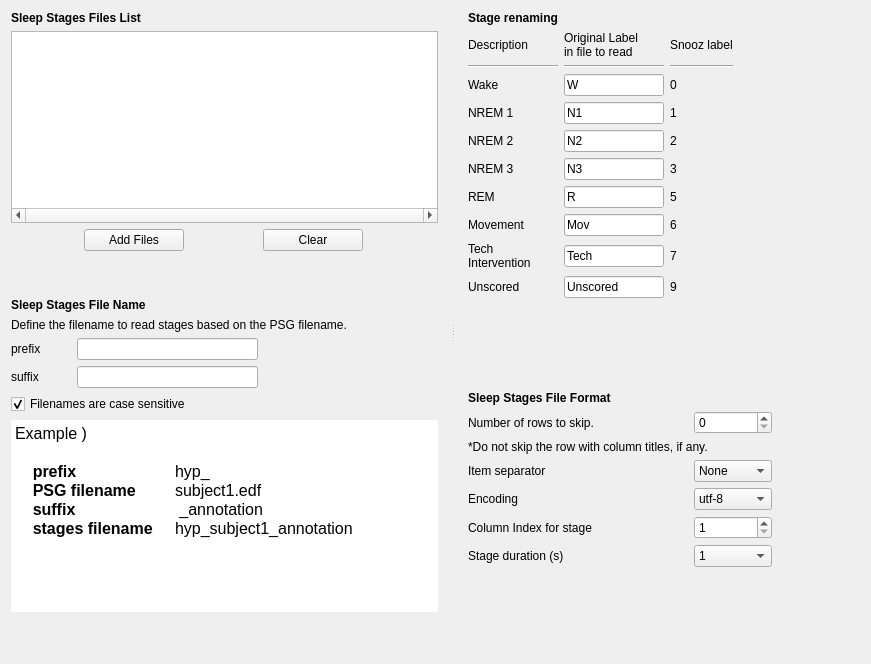
<?xml version="1.0" encoding="UTF-8"?>
<ui version="4.0">
 <class>SleepStagesImporterSettingsView</class>
 <widget class="QWidget" name="SleepStagesImporterSettingsView">
  <property name="geometry">
   <rect>
    <x>0</x>
    <y>0</y>
    <width>871</width>
    <height>664</height>
   </rect>
  </property>
  <property name="windowTitle">
   <string>Form</string>
  </property>
  <layout class="QHBoxLayout" name="horizontalLayout_2">
   <item>
    <widget class="QSplitter" name="splitter">
     <property name="orientation">
      <enum>Qt::Orientation::Horizontal</enum>
     </property>
     <property name="handleWidth">
      <number>30</number>
     </property>
     <widget class="QWidget" name="layoutWidget">
      <layout class="QVBoxLayout" name="verticalLayout_5">
       <item>
        <layout class="QVBoxLayout" name="verticalLayout_3">
         <item>
          <widget class="QLabel" name="label_5">
           <property name="text">
            <string>&lt;html&gt;&lt;head/&gt;&lt;body&gt;&lt;p&gt;&lt;span style=&quot; font-weight:600;&quot;&gt;Sleep Stages Files List&lt;/span&gt;&lt;/p&gt;&lt;/body&gt;&lt;/html&gt;</string>
           </property>
          </widget>
         </item>
         <item>
          <widget class="QTableWidget" name="tableWidget_files">
           <property name="horizontalScrollBarPolicy">
            <enum>Qt::ScrollBarPolicy::ScrollBarAlwaysOn</enum>
           </property>
           <property name="editTriggers">
            <set>QAbstractItemView::EditTrigger::NoEditTriggers</set>
           </property>
          </widget>
         </item>
         <item>
          <layout class="QHBoxLayout" name="horizontalLayout">
           <item>
            <widget class="QPushButton" name="pushButton_choose">
             <property name="maximumSize">
              <size>
               <width>100</width>
               <height>16777215</height>
              </size>
             </property>
             <property name="text">
              <string>Add Files</string>
             </property>
            </widget>
           </item>
           <item>
            <widget class="QPushButton" name="pushButton_clear">
             <property name="maximumSize">
              <size>
               <width>100</width>
               <height>16777215</height>
              </size>
             </property>
             <property name="text">
              <string>Clear</string>
             </property>
            </widget>
           </item>
          </layout>
         </item>
        </layout>
       </item>
       <item>
        <spacer name="verticalSpacer_5">
         <property name="orientation">
          <enum>Qt::Orientation::Vertical</enum>
         </property>
         <property name="sizeType">
          <enum>QSizePolicy::Policy::MinimumExpanding</enum>
         </property>
         <property name="sizeHint" stdset="0">
          <size>
           <width>250</width>
           <height>13</height>
          </size>
         </property>
        </spacer>
       </item>
       <item>
        <layout class="QVBoxLayout" name="verticalLayout">
         <item>
          <widget class="QLabel" name="label_16">
           <property name="text">
            <string>&lt;html&gt;&lt;head/&gt;&lt;body&gt;&lt;p&gt;&lt;span style=&quot; font-weight:600;&quot;&gt;Sleep Stages File Name&lt;/span&gt;&lt;/p&gt;&lt;/body&gt;&lt;/html&gt;</string>
           </property>
          </widget>
         </item>
         <item>
          <widget class="QLabel" name="label_17">
           <property name="text">
            <string>Define the filename to read stages based on the PSG filename.</string>
           </property>
          </widget>
         </item>
         <item>
          <layout class="QGridLayout" name="gridLayout_3">
           <item row="0" column="1">
            <widget class="QLineEdit" name="lineEdit_prefix">
             <property name="toolTip">
              <string/>
             </property>
            </widget>
           </item>
           <item row="0" column="2">
            <spacer name="horizontalSpacer_3">
             <property name="orientation">
              <enum>Qt::Orientation::Horizontal</enum>
             </property>
             <property name="sizeHint" stdset="0">
              <size>
               <width>40</width>
               <height>20</height>
              </size>
             </property>
            </spacer>
           </item>
           <item row="0" column="0">
            <widget class="QLabel" name="label_18">
             <property name="minimumSize">
              <size>
               <width>60</width>
               <height>0</height>
              </size>
             </property>
             <property name="toolTip">
              <string>Optionally, define the prefix to insert before the PSG filename to identify the stages filename.</string>
             </property>
             <property name="text">
              <string>prefix</string>
             </property>
            </widget>
           </item>
           <item row="1" column="0">
            <widget class="QLabel" name="label_19">
             <property name="minimumSize">
              <size>
               <width>60</width>
               <height>0</height>
              </size>
             </property>
             <property name="toolTip">
              <string>Optionally, define the suffix to append to the PSG filename to identify the stages filename.</string>
             </property>
             <property name="text">
              <string>suffix</string>
             </property>
            </widget>
           </item>
           <item row="1" column="1">
            <widget class="QLineEdit" name="lineEdit_suffix">
             <property name="toolTip">
              <string/>
             </property>
            </widget>
           </item>
          </layout>
         </item>
         <item>
          <widget class="QCheckBox" name="checkBox_case_sensitive">
           <property name="toolTip">
            <string>Uncheck if the sleep stage filename has a different case than the EDF filename.</string>
           </property>
           <property name="text">
            <string>Filenames are case sensitive</string>
           </property>
           <property name="checked">
            <bool>true</bool>
           </property>
          </widget>
         </item>
         <item>
          <widget class="QTextEdit" name="textEdit">
           <property name="frameShape">
            <enum>QFrame::Shape::NoFrame</enum>
           </property>
           <property name="readOnly">
            <bool>true</bool>
           </property>
           <property name="html">
            <string>&lt;!DOCTYPE HTML PUBLIC &quot;-//W3C//DTD HTML 4.0//EN&quot; &quot;http://www.w3.org/TR/REC-html40/strict.dtd&quot;&gt;
&lt;html&gt;&lt;head&gt;&lt;meta name=&quot;qrichtext&quot; content=&quot;1&quot; /&gt;&lt;meta charset=&quot;utf-8&quot; /&gt;&lt;style type=&quot;text/css&quot;&gt;
p, li { white-space: pre-wrap; }
hr { height: 1px; border-width: 0; }
li.unchecked::marker { content: &quot;\2610&quot;; }
li.checked::marker { content: &quot;\2612&quot;; }
&lt;/style&gt;&lt;/head&gt;&lt;body style=&quot; font-size:12pt; font-weight:400; font-style:normal;&quot;&gt;
&lt;p style=&quot; margin-top:0px; margin-bottom:0px; margin-left:0px; margin-right:0px; -qt-block-indent:0; text-indent:0px;&quot;&gt;Example )&lt;/p&gt;
&lt;p style=&quot;-qt-paragraph-type:empty; margin-top:0px; margin-bottom:0px; margin-left:0px; margin-right:0px; -qt-block-indent:0; text-indent:0px;&quot;&gt;&lt;br /&gt;&lt;/p&gt;
&lt;p style=&quot; margin-top:0px; margin-bottom:0px; margin-left:0px; margin-right:0px; -qt-block-indent:0; text-indent:0px;&quot;&gt;    &lt;span style=&quot; font-weight:600;&quot;&gt;prefix		&lt;/span&gt;hyp_&lt;/p&gt;
&lt;p style=&quot; margin-top:0px; margin-bottom:0px; margin-left:0px; margin-right:0px; -qt-block-indent:0; text-indent:0px;&quot;&gt;    &lt;span style=&quot; font-weight:600;&quot;&gt;PSG filename	&lt;/span&gt;subject1.edf&lt;/p&gt;
&lt;p style=&quot; margin-top:0px; margin-bottom:0px; margin-left:0px; margin-right:0px; -qt-block-indent:0; text-indent:0px;&quot;&gt;    &lt;span style=&quot; font-weight:600;&quot;&gt;suffix		&lt;/span&gt; _annotation&lt;/p&gt;
&lt;p style=&quot; margin-top:0px; margin-bottom:0px; margin-left:0px; margin-right:0px; -qt-block-indent:0; text-indent:0px;&quot;&gt;    &lt;span style=&quot; font-weight:600;&quot;&gt;stages filename	&lt;/span&gt;hyp_subject1_annotation&lt;/p&gt;
&lt;p style=&quot;-qt-paragraph-type:empty; margin-top:0px; margin-bottom:0px; margin-left:0px; margin-right:0px; -qt-block-indent:0; text-indent:0px;&quot;&gt;&lt;br /&gt;&lt;/p&gt;&lt;/body&gt;&lt;/html&gt;</string>
           </property>
          </widget>
         </item>
        </layout>
       </item>
       <item>
        <spacer name="verticalSpacer">
         <property name="orientation">
          <enum>Qt::Orientation::Vertical</enum>
         </property>
         <property name="sizeType">
          <enum>QSizePolicy::Policy::MinimumExpanding</enum>
         </property>
         <property name="sizeHint" stdset="0">
          <size>
           <width>20</width>
           <height>40</height>
          </size>
         </property>
        </spacer>
       </item>
      </layout>
     </widget>
     <widget class="QWidget" name="layoutWidget">
      <layout class="QVBoxLayout" name="verticalLayout_6">
       <item>
        <layout class="QVBoxLayout" name="verticalLayout_4">
         <item>
          <layout class="QVBoxLayout" name="verticalLayout_2">
           <item>
            <widget class="QLabel" name="label_4">
             <property name="text">
              <string>&lt;html&gt;&lt;head/&gt;&lt;body&gt;&lt;p&gt;&lt;span style=&quot; font-weight:600;&quot;&gt;Stage renaming&lt;/span&gt;&lt;/p&gt;&lt;/body&gt;&lt;/html&gt;</string>
             </property>
            </widget>
           </item>
           <item>
            <layout class="QGridLayout" name="gridLayout_2">
             <item row="5" column="1">
              <widget class="QLineEdit" name="lineEdit_ori_3">
               <property name="maximumSize">
                <size>
                 <width>100</width>
                 <height>16777215</height>
                </size>
               </property>
               <property name="text">
                <string>N3</string>
               </property>
              </widget>
             </item>
             <item row="7" column="3">
              <widget class="QLabel" name="label_10">
               <property name="text">
                <string>6</string>
               </property>
              </widget>
             </item>
             <item row="5" column="0">
              <widget class="QLabel" name="label_37">
               <property name="text">
                <string>NREM 3</string>
               </property>
              </widget>
             </item>
             <item row="6" column="1">
              <widget class="QLineEdit" name="lineEdit_ori_5">
               <property name="maximumSize">
                <size>
                 <width>100</width>
                 <height>16777215</height>
                </size>
               </property>
               <property name="text">
                <string>R</string>
               </property>
              </widget>
             </item>
             <item row="2" column="3">
              <widget class="QLabel" name="label_0">
               <property name="maximumSize">
                <size>
                 <width>80</width>
                 <height>16777215</height>
                </size>
               </property>
               <property name="text">
                <string>0</string>
               </property>
              </widget>
             </item>
             <item row="3" column="4">
              <spacer name="horizontalSpacer">
               <property name="orientation">
                <enum>Qt::Orientation::Horizontal</enum>
               </property>
               <property name="sizeHint" stdset="0">
                <size>
                 <width>5</width>
                 <height>20</height>
                </size>
               </property>
              </spacer>
             </item>
             <item row="9" column="0">
              <widget class="QLabel" name="label_42">
               <property name="text">
                <string>Unscored</string>
               </property>
              </widget>
             </item>
             <item row="8" column="3">
              <widget class="QLabel" name="label_11">
               <property name="text">
                <string>7</string>
               </property>
              </widget>
             </item>
             <item row="4" column="3">
              <widget class="QLabel" name="label_6">
               <property name="text">
                <string>2</string>
               </property>
              </widget>
             </item>
             <item row="2" column="0">
              <widget class="QLabel" name="label_34">
               <property name="text">
                <string>Wake</string>
               </property>
              </widget>
             </item>
             <item row="9" column="1">
              <widget class="QLineEdit" name="lineEdit_ori_9">
               <property name="maximumSize">
                <size>
                 <width>100</width>
                 <height>16777215</height>
                </size>
               </property>
               <property name="text">
                <string>Unscored</string>
               </property>
              </widget>
             </item>
             <item row="1" column="0">
              <widget class="Line" name="line_2">
               <property name="orientation">
                <enum>Qt::Orientation::Horizontal</enum>
               </property>
              </widget>
             </item>
             <item row="3" column="0">
              <widget class="QLabel" name="label_35">
               <property name="text">
                <string>NREM 1</string>
               </property>
              </widget>
             </item>
             <item row="0" column="0">
              <widget class="QLabel" name="label_9">
               <property name="font">
                <font>
                 <italic>false</italic>
                 <bold>false</bold>
                </font>
               </property>
               <property name="text">
                <string>Description</string>
               </property>
               <property name="alignment">
                <set>Qt::AlignmentFlag::AlignLeading|Qt::AlignmentFlag::AlignLeft|Qt::AlignmentFlag::AlignVCenter</set>
               </property>
              </widget>
             </item>
             <item row="0" column="1">
              <widget class="QLabel" name="label_43">
               <property name="maximumSize">
                <size>
                 <width>110</width>
                 <height>16777215</height>
                </size>
               </property>
               <property name="font">
                <font>
                 <italic>false</italic>
                 <bold>false</bold>
                </font>
               </property>
               <property name="text">
                <string>Original Label
in file to read</string>
               </property>
              </widget>
             </item>
             <item row="8" column="1">
              <widget class="QLineEdit" name="lineEdit_ori_7">
               <property name="maximumSize">
                <size>
                 <width>100</width>
                 <height>16777215</height>
                </size>
               </property>
               <property name="toolTip">
                <string/>
               </property>
               <property name="text">
                <string>Tech</string>
               </property>
              </widget>
             </item>
             <item row="7" column="1">
              <widget class="QLineEdit" name="lineEdit_ori_6">
               <property name="maximumSize">
                <size>
                 <width>100</width>
                 <height>16777215</height>
                </size>
               </property>
               <property name="toolTip">
                <string/>
               </property>
               <property name="text">
                <string>Mov</string>
               </property>
              </widget>
             </item>
             <item row="7" column="0">
              <widget class="QLabel" name="label_40">
               <property name="minimumSize">
                <size>
                 <width>20</width>
                 <height>0</height>
                </size>
               </property>
               <property name="maximumSize">
                <size>
                 <width>100</width>
                 <height>16777215</height>
                </size>
               </property>
               <property name="toolTip">
                <string>Let the default label when not applicable.</string>
               </property>
               <property name="text">
                <string>Movement     </string>
               </property>
              </widget>
             </item>
             <item row="3" column="1">
              <widget class="QLineEdit" name="lineEdit_ori_1">
               <property name="maximumSize">
                <size>
                 <width>100</width>
                 <height>16777215</height>
                </size>
               </property>
               <property name="text">
                <string>N1</string>
               </property>
              </widget>
             </item>
             <item row="3" column="3">
              <widget class="QLabel" name="label_1">
               <property name="text">
                <string>1</string>
               </property>
              </widget>
             </item>
             <item row="5" column="3">
              <widget class="QLabel" name="label_7">
               <property name="text">
                <string>3</string>
               </property>
              </widget>
             </item>
             <item row="2" column="1">
              <widget class="QLineEdit" name="lineEdit_ori_0">
               <property name="maximumSize">
                <size>
                 <width>100</width>
                 <height>16777215</height>
                </size>
               </property>
               <property name="text">
                <string>W</string>
               </property>
              </widget>
             </item>
             <item row="4" column="1">
              <widget class="QLineEdit" name="lineEdit_ori_2">
               <property name="maximumSize">
                <size>
                 <width>100</width>
                 <height>16777215</height>
                </size>
               </property>
               <property name="text">
                <string>N2</string>
               </property>
              </widget>
             </item>
             <item row="0" column="3">
              <widget class="QLabel" name="label_46">
               <property name="font">
                <font>
                 <italic>false</italic>
                 <bold>false</bold>
                </font>
               </property>
               <property name="text">
                <string>Snooz label</string>
               </property>
              </widget>
             </item>
             <item row="1" column="3">
              <widget class="Line" name="line_3">
               <property name="orientation">
                <enum>Qt::Orientation::Horizontal</enum>
               </property>
              </widget>
             </item>
             <item row="9" column="3">
              <widget class="QLabel" name="label_12">
               <property name="text">
                <string>9</string>
               </property>
              </widget>
             </item>
             <item row="4" column="0">
              <widget class="QLabel" name="label_36">
               <property name="text">
                <string>NREM 2</string>
               </property>
              </widget>
             </item>
             <item row="8" column="0">
              <widget class="QLabel" name="label_41">
               <property name="minimumSize">
                <size>
                 <width>90</width>
                 <height>0</height>
                </size>
               </property>
               <property name="toolTip">
                <string>Let the default label when not applicable.</string>
               </property>
               <property name="text">
                <string>Tech
Intervention</string>
               </property>
              </widget>
             </item>
             <item row="1" column="1">
              <widget class="Line" name="line">
               <property name="orientation">
                <enum>Qt::Orientation::Horizontal</enum>
               </property>
              </widget>
             </item>
             <item row="6" column="3">
              <widget class="QLabel" name="label_8">
               <property name="text">
                <string>5</string>
               </property>
              </widget>
             </item>
             <item row="6" column="0">
              <widget class="QLabel" name="label_39">
               <property name="text">
                <string>REM</string>
               </property>
              </widget>
             </item>
            </layout>
           </item>
          </layout>
         </item>
        </layout>
       </item>
       <item>
        <spacer name="verticalSpacer_6">
         <property name="orientation">
          <enum>Qt::Orientation::Vertical</enum>
         </property>
         <property name="sizeType">
          <enum>QSizePolicy::Policy::MinimumExpanding</enum>
         </property>
         <property name="sizeHint" stdset="0">
          <size>
           <width>250</width>
           <height>13</height>
          </size>
         </property>
        </spacer>
       </item>
       <item>
        <widget class="QLabel" name="label">
         <property name="text">
          <string>&lt;html&gt;&lt;head/&gt;&lt;body&gt;&lt;p&gt;&lt;span style=&quot; font-weight:600;&quot;&gt;Sleep Stages File Format&lt;/span&gt;&lt;/p&gt;&lt;/body&gt;&lt;/html&gt;</string>
         </property>
        </widget>
       </item>
       <item>
        <layout class="QGridLayout" name="gridLayout">
         <item row="3" column="2">
          <spacer name="horizontalSpacer_2">
           <property name="orientation">
            <enum>Qt::Orientation::Horizontal</enum>
           </property>
           <property name="sizeHint" stdset="0">
            <size>
             <width>5</width>
             <height>20</height>
            </size>
           </property>
          </spacer>
         </item>
         <item row="4" column="1">
          <widget class="QSpinBox" name="spinBox_colstage">
           <property name="toolTip">
            <string/>
           </property>
           <property name="minimum">
            <number>1</number>
           </property>
          </widget>
         </item>
         <item row="0" column="0">
          <widget class="QLabel" name="label_3">
           <property name="minimumSize">
            <size>
             <width>220</width>
             <height>0</height>
            </size>
           </property>
           <property name="toolTip">
            <string>Number of rows to skip before reading the sleep stages.</string>
           </property>
           <property name="text">
            <string>Number of rows to skip.</string>
           </property>
          </widget>
         </item>
         <item row="2" column="1">
          <widget class="QComboBox" name="comboBox_sep">
           <property name="toolTip">
            <string/>
           </property>
           <item>
            <property name="text">
             <string>None</string>
            </property>
           </item>
           <item>
            <property name="text">
             <string>\t</string>
            </property>
           </item>
           <item>
            <property name="text">
             <string>;</string>
            </property>
           </item>
           <item>
            <property name="text">
             <string>,</string>
            </property>
           </item>
           <item>
            <property name="text">
             <string>\r</string>
            </property>
           </item>
          </widget>
         </item>
         <item row="4" column="0">
          <widget class="QLabel" name="label_14">
           <property name="toolTip">
            <string>Define the column index to extract the stage labels. 1 means the first column.</string>
           </property>
           <property name="text">
            <string>Column Index for stage</string>
           </property>
          </widget>
         </item>
         <item row="5" column="1">
          <widget class="QComboBox" name="comboBox_stage_s">
           <property name="toolTip">
            <string/>
           </property>
           <property name="currentText">
            <string>1</string>
           </property>
           <item>
            <property name="text">
             <string>1</string>
            </property>
           </item>
           <item>
            <property name="text">
             <string>2</string>
            </property>
           </item>
           <item>
            <property name="text">
             <string>3</string>
            </property>
           </item>
           <item>
            <property name="text">
             <string>5</string>
            </property>
           </item>
           <item>
            <property name="text">
             <string>6</string>
            </property>
           </item>
           <item>
            <property name="text">
             <string>10</string>
            </property>
           </item>
           <item>
            <property name="text">
             <string>15</string>
            </property>
           </item>
           <item>
            <property name="text">
             <string>30</string>
            </property>
           </item>
          </widget>
         </item>
         <item row="0" column="1">
          <widget class="QSpinBox" name="spinBox_n_rows">
           <property name="toolTip">
            <string/>
           </property>
          </widget>
         </item>
         <item row="2" column="0">
          <widget class="QLabel" name="label_2">
           <property name="toolTip">
            <string>Delimiter character or pattern for the sleep stages file.
Set to None if unknown, and the engine will detect it.
Open the file in a text editor to see the separator.</string>
           </property>
           <property name="text">
            <string>Item separator</string>
           </property>
          </widget>
         </item>
         <item row="3" column="1">
          <widget class="QComboBox" name="comboBox_encoding">
           <property name="toolTip">
            <string/>
           </property>
           <item>
            <property name="text">
             <string>utf-8</string>
            </property>
           </item>
           <item>
            <property name="text">
             <string>latin-1</string>
            </property>
           </item>
           <item>
            <property name="text">
             <string>utf-16</string>
            </property>
           </item>
           <item>
            <property name="text">
             <string>utf-32</string>
            </property>
           </item>
           <item>
            <property name="text">
             <string>iso-8859</string>
            </property>
           </item>
           <item>
            <property name="text">
             <string>ascii</string>
            </property>
           </item>
          </widget>
         </item>
         <item row="3" column="0">
          <widget class="QLabel" name="label_13">
           <property name="toolTip">
            <string>Define the sleep stage file encoding. You can open in Notepad++ to find out.</string>
           </property>
           <property name="text">
            <string>Encoding</string>
           </property>
          </widget>
         </item>
         <item row="5" column="0">
          <widget class="QLabel" name="label_15">
           <property name="toolTip">
            <string>Define the duration (s) of the stage corresponding to one row in the sleep stages text file.</string>
           </property>
           <property name="text">
            <string>Stage duration (s)</string>
           </property>
          </widget>
         </item>
         <item row="1" column="0" colspan="2">
          <widget class="QLabel" name="label_20">
           <property name="font">
            <font>
             <italic>false</italic>
             <bold>false</bold>
            </font>
           </property>
           <property name="text">
            <string>&lt;html&gt;&lt;head/&gt;&lt;body&gt;&lt;p&gt;*Do not skip the row with column titles, if any.&lt;/p&gt;&lt;/body&gt;&lt;/html&gt;</string>
           </property>
          </widget>
         </item>
        </layout>
       </item>
       <item>
        <spacer name="verticalSpacer_2">
         <property name="orientation">
          <enum>Qt::Orientation::Vertical</enum>
         </property>
         <property name="sizeHint" stdset="0">
          <size>
           <width>20</width>
           <height>40</height>
          </size>
         </property>
        </spacer>
       </item>
      </layout>
     </widget>
    </widget>
   </item>
  </layout>
 </widget>
 <resources>
  <include location="../../../../snooz-toolbox/src/main/python/ui/themes/themes.qrc"/>
 </resources>
 <connections>
  <connection>
   <sender>pushButton_choose</sender>
   <signal>clicked()</signal>
   <receiver>SleepStagesImporterSettingsView</receiver>
   <slot>choose_slot()</slot>
   <hints>
    <hint type="sourcelabel">
     <x>76</x>
     <y>264</y>
    </hint>
    <hint type="destinationlabel">
     <x>172</x>
     <y>165</y>
    </hint>
   </hints>
  </connection>
  <connection>
   <sender>pushButton_clear</sender>
   <signal>clicked()</signal>
   <receiver>SleepStagesImporterSettingsView</receiver>
   <slot>clear_slot()</slot>
   <hints>
    <hint type="sourcelabel">
     <x>198</x>
     <y>264</y>
    </hint>
    <hint type="destinationlabel">
     <x>172</x>
     <y>165</y>
    </hint>
   </hints>
  </connection>
 </connections>
 <slots>
  <slot>clear_slot()</slot>
  <slot>choose_slot()</slot>
 </slots>
</ui>
